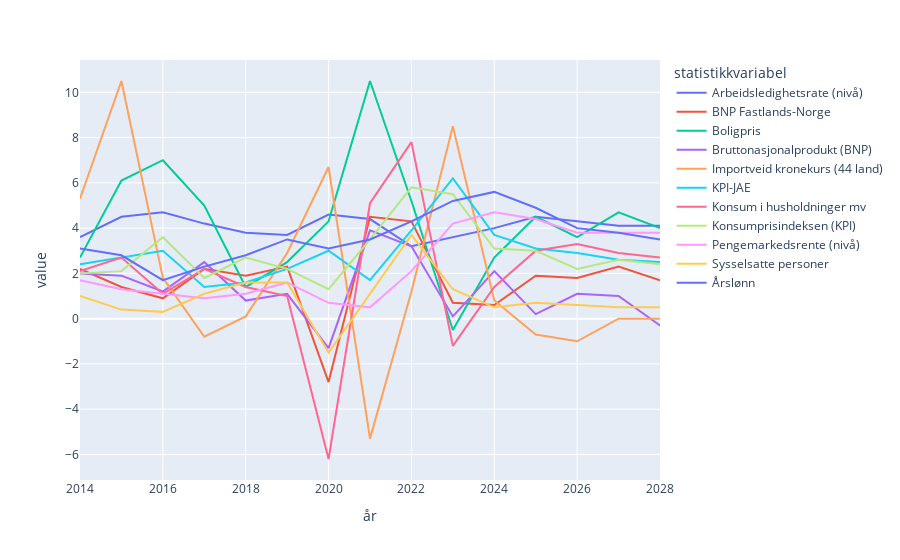

Write notebook code for a chart like this one.
### Code cell
fig2.show()

### Figure 1 — Plotly figure (JSON) as saved in the notebook; plotly's stock layout.template omitted (floating-point values rounded to 4 significant figures)
{"data": [{"hovertemplate": "statistikkvariabel=Arbeidsledighetsrate (nivå)<br>år=%{x}<br>value=%{y}<extra></extra>", "legendgroup": "Arbeidsledighetsrate (nivå)", "line": {"color": "#636efa", "dash": "solid"}, "marker": {"symbol": "circle"}, "mode": "lines", "name": "Arbeidsledighetsrate (nivå)", "orientation": "v", "showlegend": true, "type": "scatter", "x": [2014, 2015, 2016, 2017, 2018, 2019, 2020, 2021, 2022, 2023, 2024, 2025, 2026, 2027, 2028], "xaxis": "x", "y": [3.6, 4.5, 4.7, 4.2, 3.8, 3.7, 4.6, 4.4, 3.2, 3.6, 4.0, 4.5, 4.3, 4.1, 4.1], "yaxis": "y"}, {"hovertemplate": "statistikkvariabel=BNP Fastlands-Norge<br>år=%{x}<br>value=%{y}<extra></extra>", "legendgroup": "BNP Fastlands-Norge", "line": {"color": "#EF553B", "dash": "solid"}, "marker": {"symbol": "circle"}, "mode": "lines", "name": "BNP Fastlands-Norge", "orientation": "v", "showlegend": true, "type": "scatter", "x": [2014, 2015, 2016, 2017, 2018, 2019, 2020, 2021, 2022, 2023, 2024, 2025, 2026, 2027, 2028], "xaxis": "x", "y": [2.2, 1.4, 0.9, 2.2, 1.9, 2.3, -2.8, 4.5, 4.3, 0.7, 0.6, 1.9, 1.8, 2.3, 1.7], "yaxis": "y"}, {"hovertemplate": "statistikkvariabel=Boligpris<br>år=%{x}<br>value=%{y}<extra></extra>", "legendgroup": "Boligpris", "line": {"color": "#00cc96", "dash": "solid"}, "marker": {"symbol": "circle"}, "mode": "lines", "name": "Boligpris", "orientation": "v", "showlegend": true, "type": "scatter", "x": [2014, 2015, 2016, 2017, 2018, 2019, 2020, 2021, 2022, 2023, 2024, 2025, 2026, 2027, 2028], "xaxis": "x", "y": [2.7, 6.1, 7.0, 5.0, 1.4, 2.5, 4.3, 10.5, 5.2, -0.5, 2.7, 4.5, 3.6, 4.7, 4.0], "yaxis": "y"}, {"hovertemplate": "statistikkvariabel=Bruttonasjonalprodukt (BNP)<br>år=%{x}<br>value=%{y}<extra></extra>", "legendgroup": "Bruttonasjonalprodukt (BNP)", "line": {"color": "#ab63fa", "dash": "solid"}, "marker": {"symbol": "circle"}, "mode": "lines", "name": "Bruttonasjonalprodukt (BNP)", "orientation": "v", "showlegend": true, "type": "scatter", "x": [2014, 2015, 2016, 2017, 2018, 2019, 2020, 2021, 2022, 2023, 2024, 2025, 2026, 2027, 2028], "xaxis": "x", "y": [2.0, 1.9, 1.2, 2.5, 0.8, 1.1, -1.3, 3.9, 3.2, 0.1, 2.1, 0.2, 1.1, 1.0, -0.3], "yaxis": "y"}, {"hovertemplate": "statistikkvariabel=Importveid kronekurs (44 land)<br>år=%{x}<br>value=%{y}<extra></extra>", "legendgroup": "Importveid kronekurs (44 land)", "line": {"color": "#FFA15A", "dash": "solid"}, "marker": {"symbol": "circle"}, "mode": "lines", "name": "Importveid kronekurs (44 land)", "orientation": "v", "showlegend": true, "type": "scatter", "x": [2014, 2015, 2016, 2017, 2018, 2019, 2020, 2021, 2022, 2023, 2024, 2025, 2026, 2027, 2028], "xaxis": "x", "y": [5.3, 10.5, 1.8, -0.8, 0.1, 2.9, 6.7, -5.3, 1.2, 8.5, 0.8, -0.7, -1.0, 0.0, 0.0], "yaxis": "y"}, {"hovertemplate": "statistikkvariabel=KPI-JAE<br>år=%{x}<br>value=%{y}<extra></extra>", "legendgroup": "KPI-JAE", "line": {"color": "#19d3f3", "dash": "solid"}, "marker": {"symbol": "circle"}, "mode": "lines", "name": "KPI-JAE", "orientation": "v", "showlegend": true, "type": "scatter", "x": [2014, 2015, 2016, 2017, 2018, 2019, 2020, 2021, 2022, 2023, 2024, 2025, 2026, 2027, 2028], "xaxis": "x", "y": [2.4, 2.7, 3.0, 1.4, 1.6, 2.2, 3.0, 1.7, 3.9, 6.2, 3.7, 3.1, 2.9, 2.6, 2.5], "yaxis": "y"}, {"hovertemplate": "statistikkvariabel=Konsum i husholdninger mv<br>år=%{x}<br>value=%{y}<extra></extra>", "legendgroup": "Konsum i husholdninger mv", "line": {"color": "#FF6692", "dash": "solid"}, "marker": {"symbol": "circle"}, "mode": "lines", "name": "Konsum i husholdninger mv", "orientation": "v", "showlegend": true, "type": "scatter", "x": [2014, 2015, 2016, 2017, 2018, 2019, 2020, 2021, 2022, 2023, 2024, 2025, 2026, 2027, 2028], "xaxis": "x", "y": [2.1, 2.7, 1.1, 2.2, 1.4, 1.0, -6.2, 5.1, 7.8, -1.2, 1.4, 3.0, 3.3, 2.9, 2.7], "yaxis": "y"}, {"hovertemplate": "statistikkvariabel=Konsumprisindeksen (KPI)<br>år=%{x}<br>value=%{y}<extra></extra>", "legendgroup": "Konsumprisindeksen (KPI)", "line": {"color": "#B6E880", "dash": "solid"}, "marker": {"symbol": "circle"}, "mode": "lines", "name": "Konsumprisindeksen (KPI)", "orientation": "v", "showlegend": true, "type": "scatter", "x": [2014, 2015, 2016, 2017, 2018, 2019, 2020, 2021, 2022, 2023, 2024, 2025, 2026, 2027, 2028], "xaxis": "x", "y": [2.0, 2.1, 3.6, 1.8, 2.7, 2.2, 1.3, 3.5, 5.8, 5.5, 3.1, 3.0, 2.2, 2.6, 2.4], "yaxis": "y"}, {"hovertemplate": "statistikkvariabel=Pengemarkedsrente (nivå)<br>år=%{x}<br>value=%{y}<extra></extra>", "legendgroup": "Pengemarkedsrente (nivå)", "line": {"color": "#FF97FF", "dash": "solid"}, "marker": {"symbol": "circle"}, "mode": "lines", "name": "Pengemarkedsrente (nivå)", "orientation": "v", "showlegend": true, "type": "scatter", "x": [2014, 2015, 2016, 2017, 2018, 2019, 2020, 2021, 2022, 2023, 2024, 2025, 2026, 2027, 2028], "xaxis": "x", "y": [1.7, 1.3, 1.1, 0.9, 1.1, 1.6, 0.7, 0.5, 2.1, 4.2, 4.7, 4.4, 3.8, 3.8, 3.8], "yaxis": "y"}, {"hovertemplate": "statistikkvariabel=Sysselsatte personer<br>år=%{x}<br>value=%{y}<extra></extra>", "legendgroup": "Sysselsatte personer", "line": {"color": "#FECB52", "dash": "solid"}, "marker": {"symbol": "circle"}, "mode": "lines", "name": "Sysselsatte personer", "orientation": "v", "showlegend": true, "type": "scatter", "x": [2014, 2015, 2016, 2017, 2018, 2019, 2020, 2021, 2022, 2023, 2024, 2025, 2026, 2027, 2028], "xaxis": "x", "y": [1.0, 0.4, 0.3, 1.1, 1.6, 1.6, -1.5, 1.1, 3.7, 1.3, 0.5, 0.7, 0.6, 0.5, 0.5], "yaxis": "y"}, {"hovertemplate": "statistikkvariabel=Årslønn<br>år=%{x}<br>value=%{y}<extra></extra>", "legendgroup": "Årslønn", "line": {"color": "#636efa", "dash": "solid"}, "marker": {"symbol": "circle"}, "mode": "lines", "name": "Årslønn", "orientation": "v", "showlegend": true, "type": "scatter", "x": [2014, 2015, 2016, 2017, 2018, 2019, 2020, 2021, 2022, 2023, 2024, 2025, 2026, 2027, 2028], "xaxis": "x", "y": [3.1, 2.8, 1.7, 2.3, 2.8, 3.5, 3.1, 3.5, 4.3, 5.2, 5.6, 4.9, 4.0, 3.8, 3.5], "yaxis": "y"}], "layout": {"legend": {"title": {"text": "statistikkvariabel"}, "tracegroupgap": 0}, "margin": {"t": 60}, "xaxis": {"anchor": "y", "domain": [0, 1], "title": {"text": "år"}}, "yaxis": {"anchor": "x", "domain": [0, 1], "title": {"text": "value"}}}}
